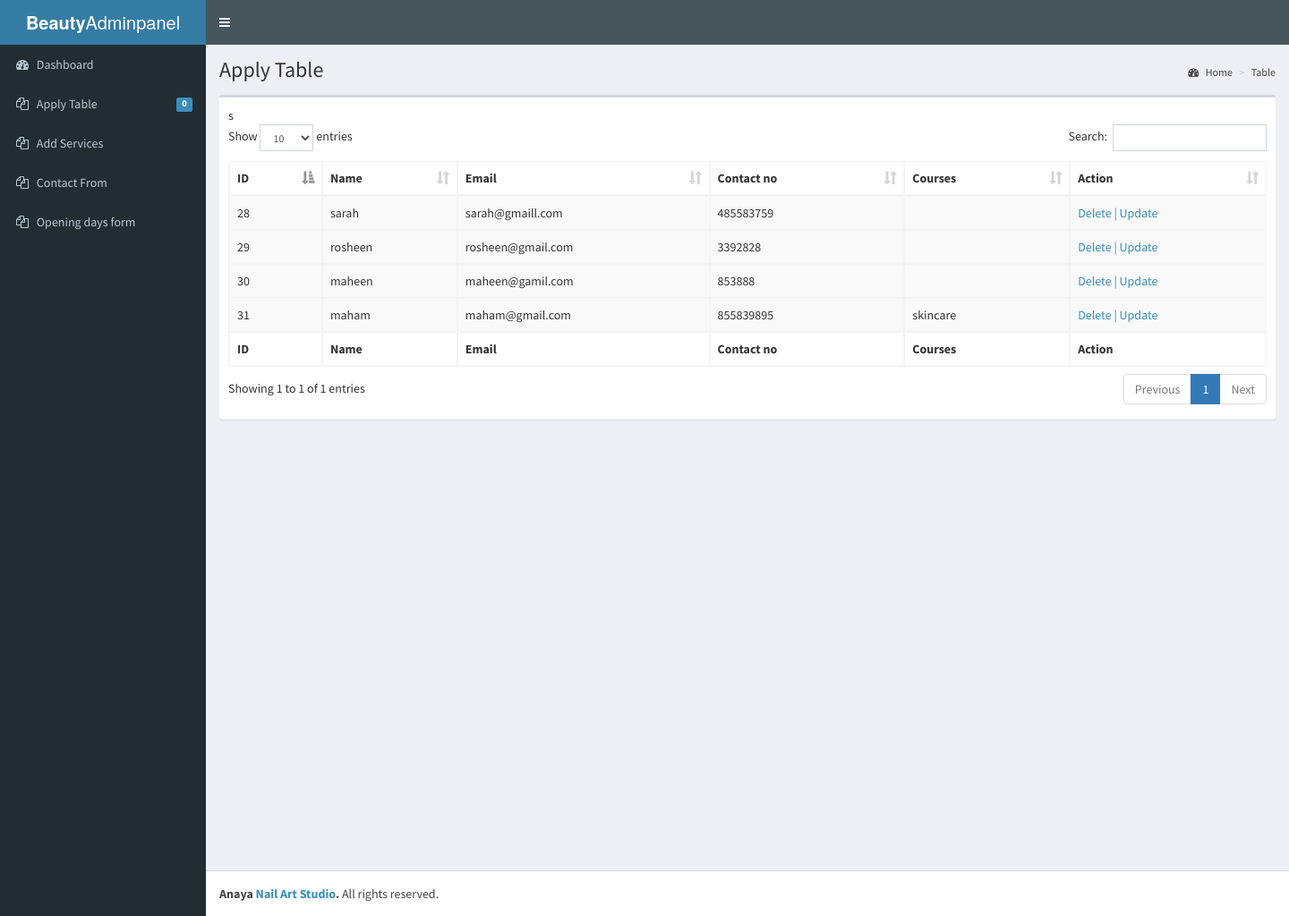
The app's page /beauty_admin_panel/apply_data_table.php with its own data.
### tables this page shows
CREATE TABLE `apply` (
  `id` int(11) NOT NULL,
  `name` varchar(255) NOT NULL,
  `email` varchar(255) NOT NULL,
  `phoon` varchar(50) NOT NULL,
  `course` varchar(50) NOT NULL,
  `view_status` varchar(255) NOT NULL DEFAULT 'not view'
);

### beauty_admin_panel/apply_data_table.php (the view, shortened to what this page needs)
<!DOCTYPE html>
<html>
  <head>
    <link rel="stylesheet" href="bootstrap/css/bootstrap.min.css">
    <link rel="stylesheet" href="https://maxcdn.bootstrapcdn.com/font-awesome/4.4.0/css/font-awesome.min.css">
    <link rel="stylesheet" href="https://code.ionicframework.com/ionicons/2.0.1/css/ionicons.min.css">
    <link rel="stylesheet" href="plugins/datatables/dataTables.bootstrap.css">
    <link rel="stylesheet" href="dist/css/AdminLTE.min.css">
    <link rel="stylesheet" href="dist/css/skins/_all-skins.min.css">
  </head>
  <body class="hold-transition skin-blue sidebar-mini">
    <div class="wrapper">
    <?php
        include "extra/topbar.php";
        include "extra/aside.php";
    ?>
      <div class="content-wrapper">
        <section class="content-header">
          <h1>
            Apply Table
          </h1>
          <ol class="breadcrumb">
            <li><a href="dashboard.php"><i class="fa fa-dashboard"></i> Home</a></li>
            <li><a href="apply_data_table.php">Table</a></li>
          </ol>
        </section>
        <section class="content">
          <div class="row">
            <div class="col-xs-12">
             <div class="box">
                <div class="box-body">
                  <table id="example1" class="table table-bordered table-striped">
                    <thead>
                      <tr>
                        <th>ID</th>
                        <th>Name</th>
                        <th>Email</th>
                        <th>Contact no</th>
                        <th>Courses</th>
                        <th>Action</th>
                      </tr>
                    </thead>
                    <?php
                        $result=mysqli_query($connect,"SELECT * FROM apply");
                      while($row=mysqli_fetch_Array($result)){
                    ?>
                    <tbody>
                      <tr>
                        <td><?php echo $row["id"]; ?></td>
                        <td><?php echo $row["name"]; ?></td>
                        <td><?php echo $row["email"]; ?></td>
                        <td><?php echo $row["phoon"]; ?></td>
                        <td><?php echo $row["course"]; ?></td>
                        <td><a href="delete.php?id=<?php echo $row["id"]; ?>">Delete | </a><a href="update_apply.php?id=<?php echo $row["id"]; ?>">Update</a></td>
                      </tr>
                      <?php } ?>
                    </tbody>
                    <tfoot>
                      <tr>
                      <th>ID</th>s
                        <th>Name</th>
                        <th>Email</th>
                        <th>Contact no</th>
                        <th>Courses</th>
                        <th>Action</th>
                      </tr>
                    </tfoot>
                  </table>
                </div>
              </div>
            </div>
          </div>
        </section>
      </div>
  <?php
    include "extra/footer.php";
  ?>
  </body>
</html>

### records on screen
apply: id "28", name "sarah", email "sarah@gmaill.com", phoon "485583759"
apply: id "29", name "rosheen", email "rosheen@gmail.com", phoon "3392828"
apply: id "30", name "maheen", email "maheen@gamil.com", phoon "853888"
apply: id "31", name "maham", email "maham@gmail.com", phoon "855839895", course "skincare"

### other values on screen
$row['idd'] "0"
